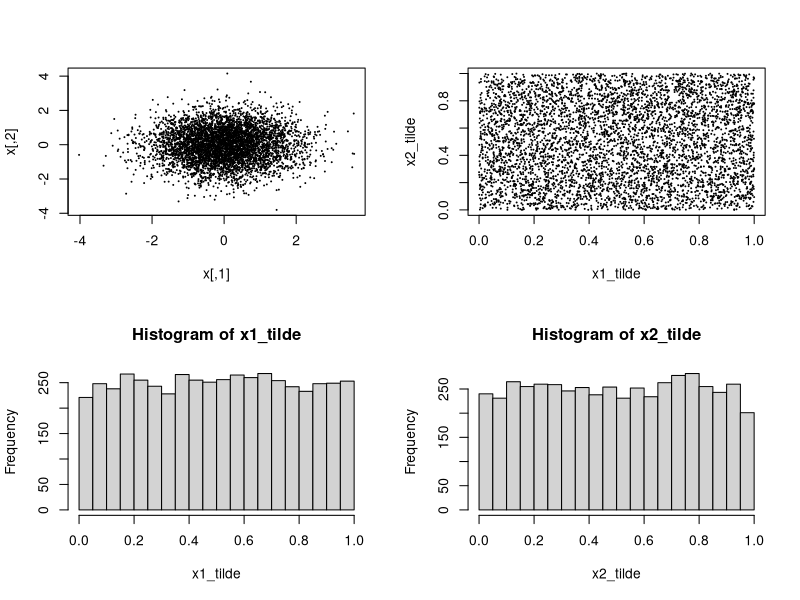
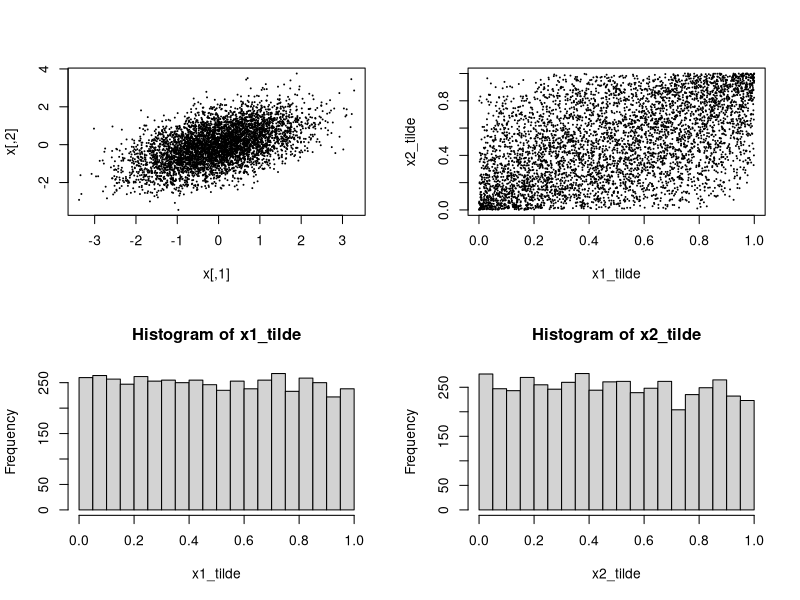
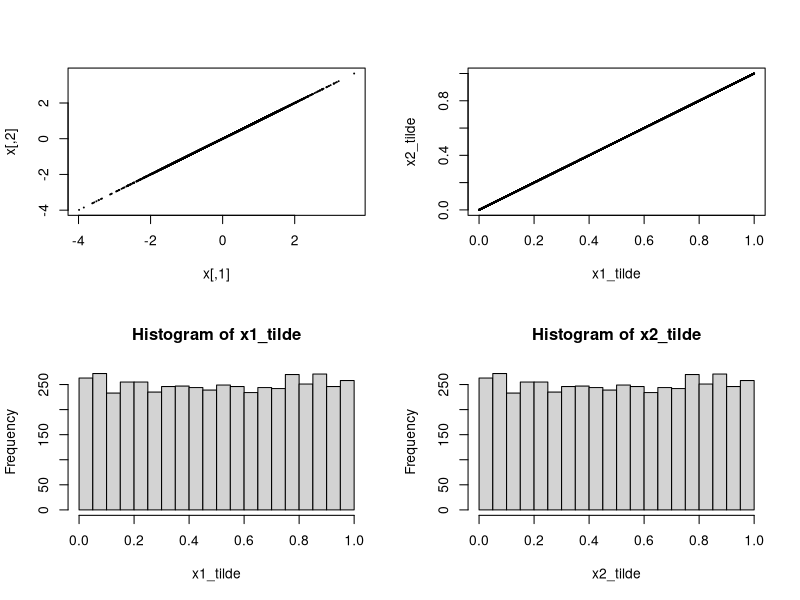
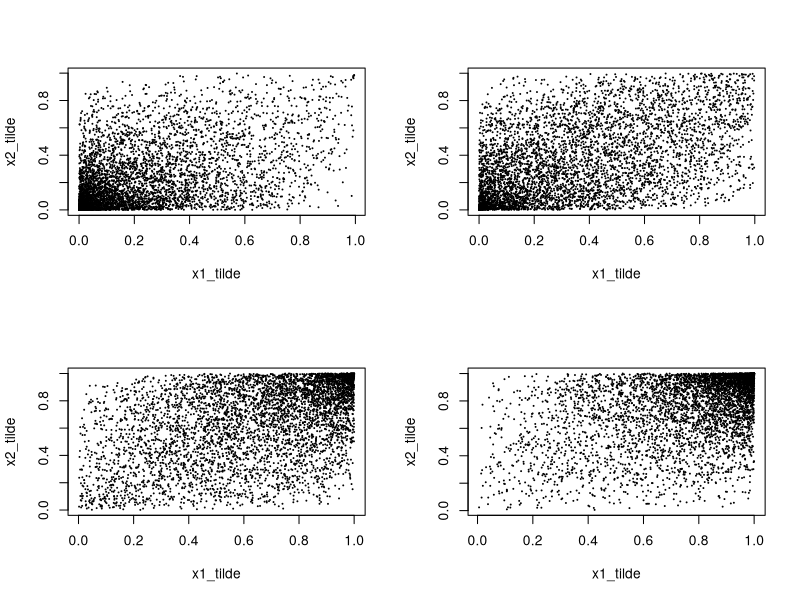
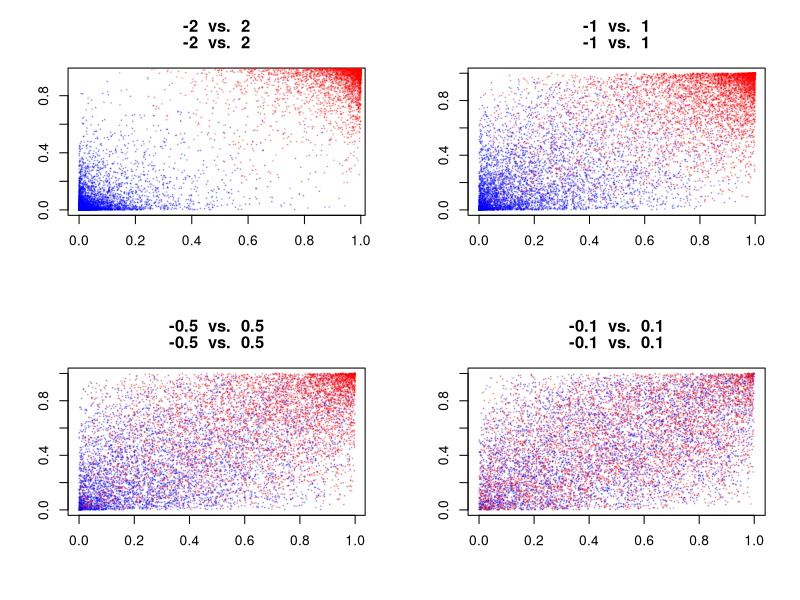
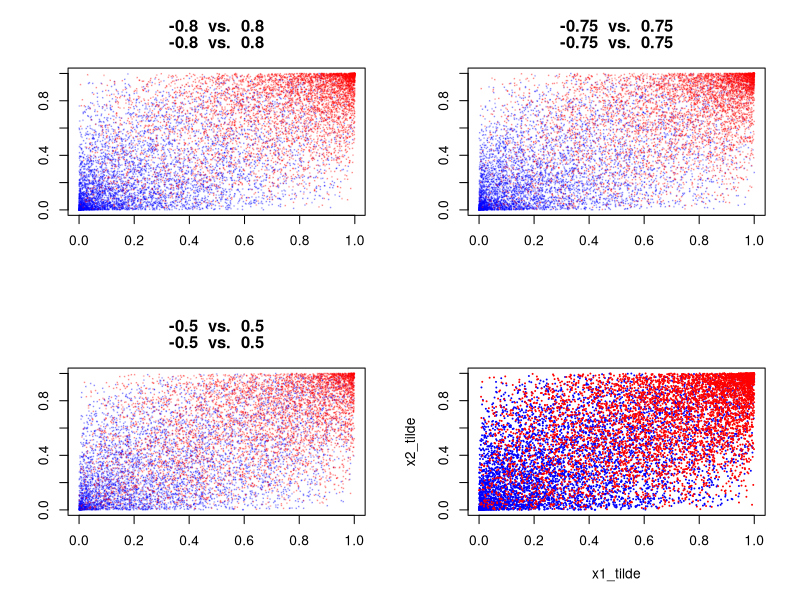
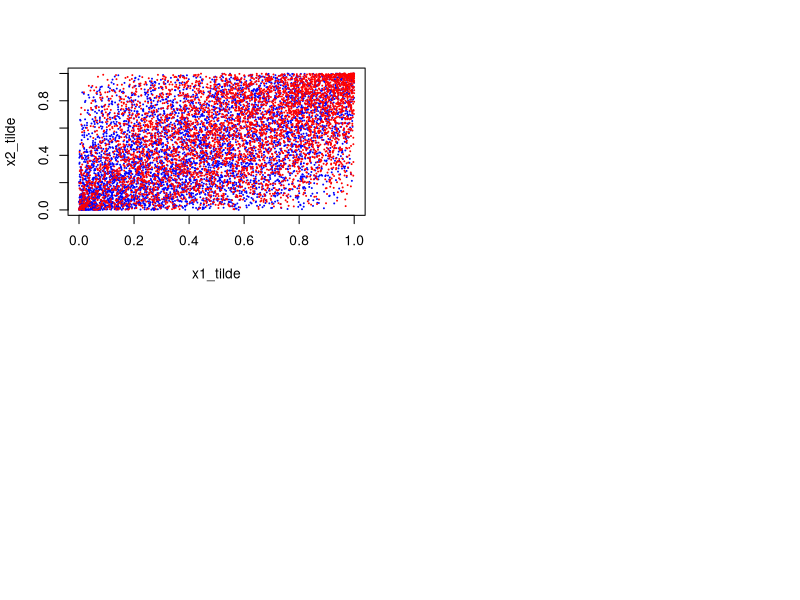

The R source for these figures, in order:
library(mvtnorm)



#1. two independent standard normals
sigma = matrix(c(1, 0, 0, 1 ), nrow = 2)
x <- rmvnorm(5000, mean = rep(0,2), sigma = sigma)
par(mfrow=c(2,2))
plot(x, pch = 20, cex = .1)
x1_tilde <- pnorm(x[,1])
x2_tilde <- pnorm(x[,2])
plot(x1_tilde, x2_tilde, pch = 20, cex = .1)

hist(x1_tilde, breaks = 20)
hist(x2_tilde, breaks = 20)



#2. half correlation
sigma = matrix(c(1, .5, .5, 1 ), nrow = 2)
x <- rmvnorm(5000, mean = rep(0,2), sigma = sigma)
par(mfrow=c(2,2))
plot(x, pch = 20, cex = .1)
x1_tilde <- pnorm(x[,1])
x2_tilde <- pnorm(x[,2])
plot(x1_tilde, x2_tilde, pch = 20, cex = .1)

hist(x1_tilde, breaks = 20)
hist(x2_tilde, breaks = 20)



#3. full correlation
sigma = matrix(c(1, 1, 1, 1 ), nrow = 2)
x <- rmvnorm(5000, mean = rep(0,2), sigma = sigma)
par(mfrow=c(2,2))
plot(x, pch = 20, cex = .1)
x1_tilde <- pnorm(x[,1])
x2_tilde <- pnorm(x[,2])
plot(x1_tilde, x2_tilde, pch = 20, cex = .1)

hist(x1_tilde, breaks = 20)
hist(x2_tilde, breaks = 20)


#4. different mean
sigma = matrix(c(1, .5, .5, 1 ), nrow = 2)

par(mfrow=c(2,2))

x <- rmvnorm(5000, mean = c(-1, -1), sigma = sigma)
x1_tilde <- pnorm(x[,1])
x2_tilde <- pnorm(x[,2])
plot(x1_tilde, x2_tilde, pch = 20, cex = .1)

x <- rmvnorm(5000, mean = c(-0.5, -0.5), sigma = sigma)
x1_tilde <- pnorm(x[,1])
x2_tilde <- pnorm(x[,2])
plot(x1_tilde, x2_tilde, pch = 20, cex = .1)


x <- rmvnorm(5000, mean = c(.5, .5), sigma = sigma)
x1_tilde <- pnorm(x[,1])
x2_tilde <- pnorm(x[,2])
plot(x1_tilde, x2_tilde, pch = 20, cex = .1)

x <- rmvnorm(5000, mean = c(1, 1), sigma = sigma)
x1_tilde <- pnorm(x[,1])
x2_tilde <- pnorm(x[,2])
plot(x1_tilde, x2_tilde, pch = 20, cex = .1)




########################################################
#5. two sample
# 2d plots of samples from two different distributions(blue and red)

sigma = matrix(c(1, .5, .5, 1 ), nrow = 2) # slightly correlated

PlotTwosampleCopula <- function(mean_x, mean_y, sigma){
  x <- rmvnorm(5000, mean = mean_x, sigma = sigma)
  x1_tilde <- pnorm(x[,1])
  x2_tilde <- pnorm(x[,2])
  y <- rmvnorm(5000, mean = mean_y, sigma = sigma)
  y1_tilde <- pnorm(y[,1])
  y2_tilde <- pnorm(y[,2])
  
  plot(x1_tilde, x2_tilde, pch = 20, cex = .1, 
       col = adjustcolor("blue",alpha = 0.25), 
       main = paste(mean_x, " vs. ", mean_y),
       xlab = "", ylab = ""
       )
  points(y1_tilde, y2_tilde, pch = 20, cex = .1, col = adjustcolor("red",alpha = 0.25))
}

#plot1
par(mfrow=c(2,2))
PlotTwosampleCopula(c(-2, -2), c(2, 2), sigma)
PlotTwosampleCopula(c(-1, -1), c(1, 1), sigma)
PlotTwosampleCopula(c(-.5, -.5), c(.5, .5), sigma)
PlotTwosampleCopula(c(-.1, -.1), c(.1, .1), sigma)

#plot2
par(mfrow=c(2,2))
PlotTwosampleCopula(c(-4/5, -4/5), c(4/5, 4/5), sigma)
PlotTwosampleCopula(c(-3/4, -3/4), c(3/4, 3/4), sigma)
PlotTwosampleCopula(c(-1/2, -1/2), c(1/2, 1/2), sigma)



# plot 3
x <- rmvnorm(5000, mean = c(-.5, -.5), sigma = sigma)
x1_tilde <- pnorm(x[,1])
x2_tilde <- pnorm(x[,2])
y <- rmvnorm(5000, mean = c(.5, .5), sigma = sigma)
y1_tilde <- pnorm(y[,1])
y2_tilde <- pnorm(y[,2])

plot(x1_tilde, x2_tilde, pch = 20, cex = .1, col = "blue")
points(y1_tilde, y2_tilde, pch = 20, cex = .1, col = "red")

# plot 4
x <- rmvnorm(5000, mean = c(-.2, -.2), sigma = sigma)
x1_tilde <- pnorm(x[,1])
x2_tilde <- pnorm(x[,2])
y <- rmvnorm(5000, mean = c(.2, .2), sigma = sigma)
y1_tilde <- pnorm(y[,1])
y2_tilde <- pnorm(y[,2])

plot(x1_tilde, x2_tilde, pch = 20, cex = .1, col = "blue")
points(y1_tilde, y2_tilde, pch = 20, cex = .1, col = "red")
